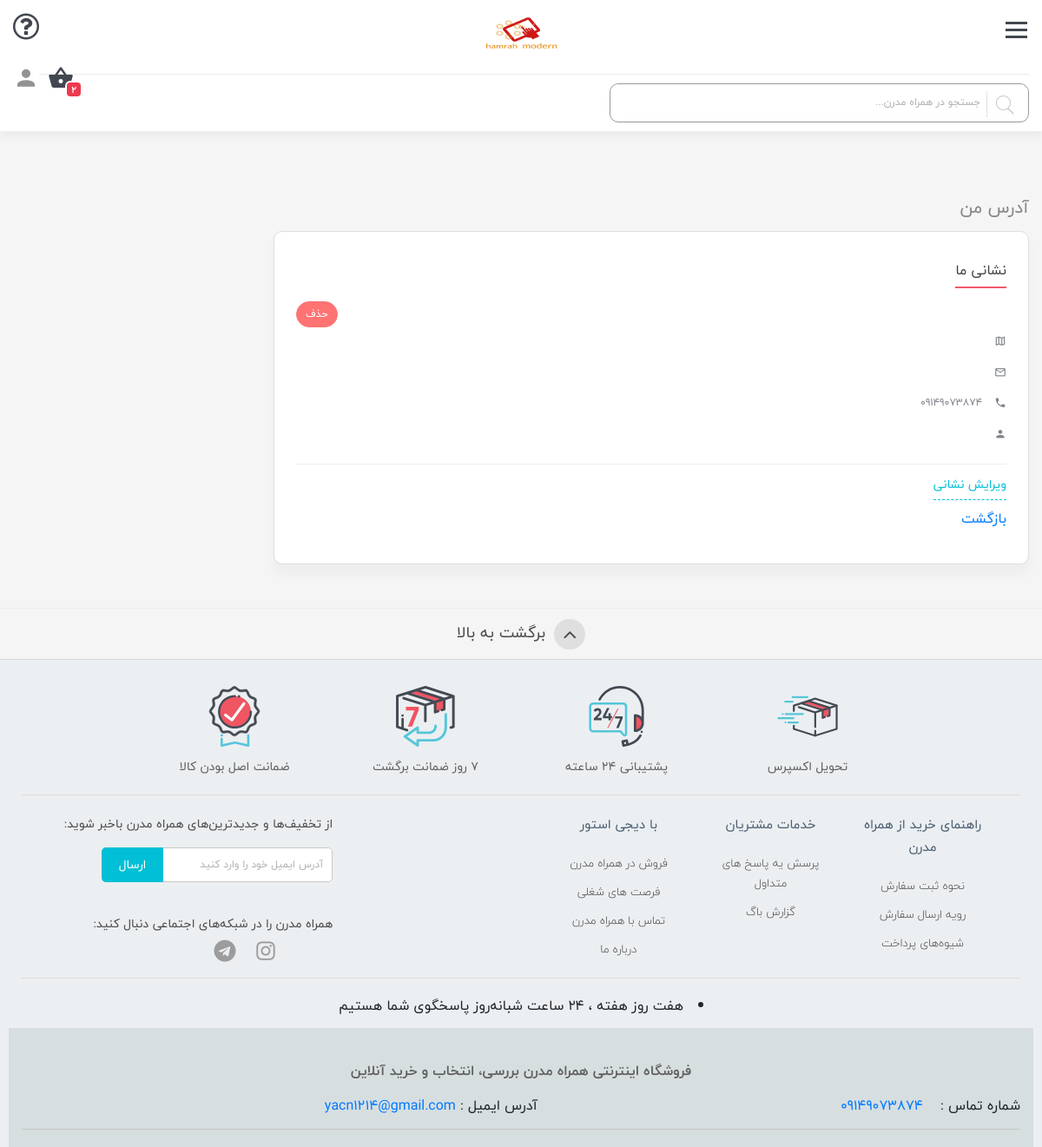
Page /editAddres (signed in) on the earlier database version.
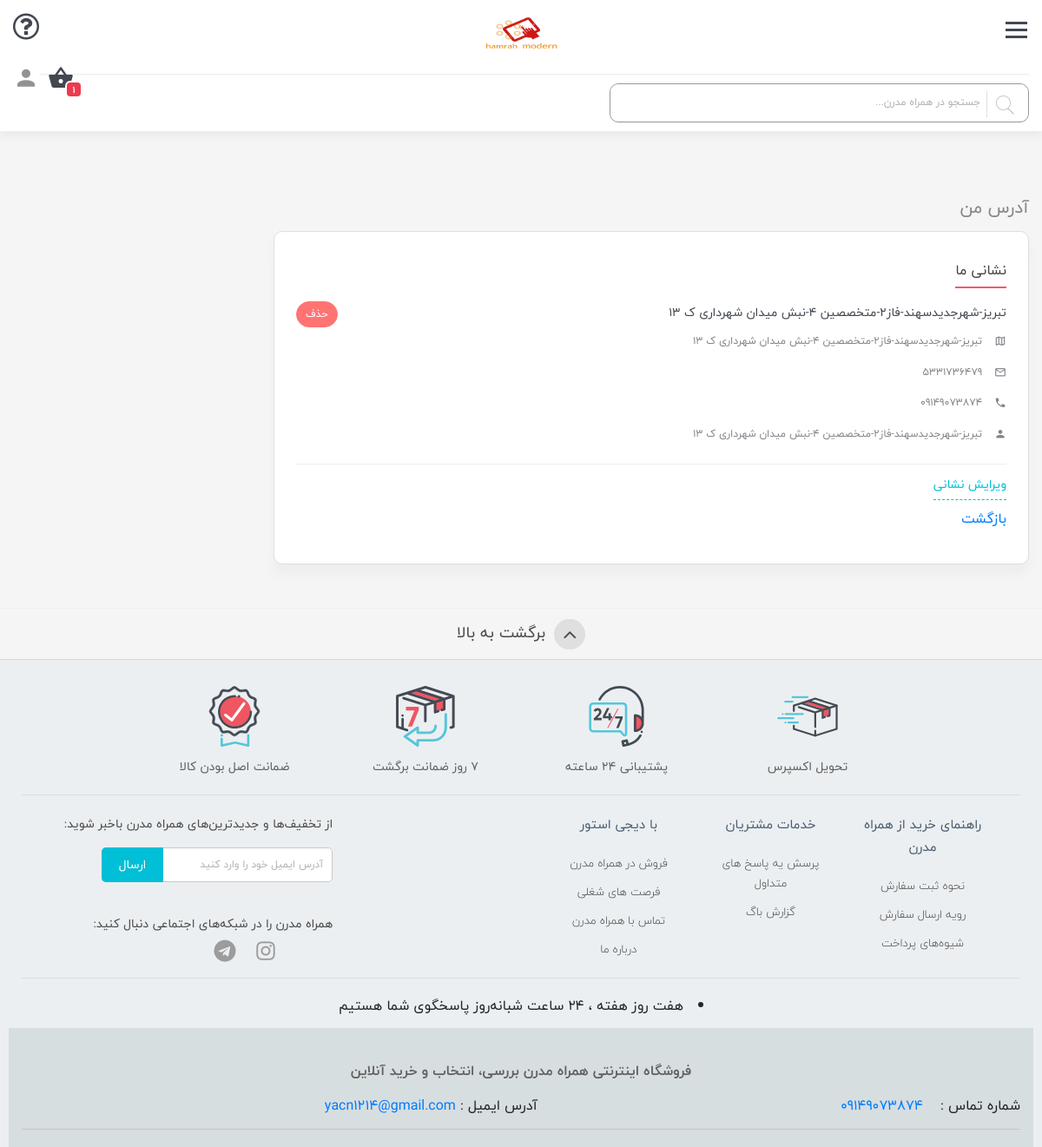
Same page on the later database version.
### Users/models.py (models this page shows, shortened)
class UserCustom(models.Model):
    user = models.ForeignKey(User, on_delete=models.CASCADE,null=True,blank=True)
    fulladdress = models.CharField(max_length=250,blank=True,null=True)
    phone = models.CharField(max_length=255,unique=True)
    code = models.CharField(max_length=255,blank=True,null=True)
    code_post = models.CharField(max_length=30,blank=True,null=True)

### details/views.py (the view)
# urls.py: path('editAddres',views.editAddres),
def editAddres(request):
    if request.method == "POST":
        UserCustom.objects.filter(user__id=request.user.id).update(code_post=request.POST['code_post'],fulladdress=request.POST['address'])
        User.objects.filter(id=request.user.id).update(first_name=request.POST['name'])
        return redirect('/editAddres')
    if request.user.is_authenticated:
        id_use = request.user.id
        name = request.user.username
        user = UserCustom.objects.get(user__id=id_use)
        sabad = models.sabad.objects.filter(id_user=id_use).count()
        product_all = models.Product.objects.all()
        ABrands = models.BrandMobile.objects.all()
        category = models.category.objects.all()
        saba = models.sabad.objects.all()
        return render(request, 'edit.html',{"user":user,"sabad":sabad,"saba":saba,"category":category,"allp":product_all,"id_use":id_use,"name":name,"Brands":ABrands})
    else:
        return redirect('/')

### main/models.py (called while the page is built)
    def __str__(self):
        return str(self.name)

    def __str__(self):
        return self.nameEn

    def __str__(self):
        return self.name

### main/templatetags/custom_tags.py (called while the page is built)
@register.simple_tag
def jam3(id_use, *args, **kwargs):
    a = 0
    saba = sabad.objects.filter(id_user = id_use)
    for dataSabad in saba:
        a += jam2(dataSabad.p2,dataSabad.T)
    return f"{a:,}"

@register.simple_tag
def jam2(p,t, *args, **kwargs):
    a = p.replace(",","")
    res = int(a) * int(t)
    return int(res)

@register.simple_tag
def res(id_use, *args, **kwargs):
    a = jamsabad.objects.filter(id_user=id_use)
    count = 0
    for mmd in a:
        count += mmd.jam
    if count:
        return f"{count:,}"
    else:
        return 0

### details/templates/edit.html (shortened to what this page needs)
{% extends 'base.html' %}
{% block content %}
{% load static %}
<div class="col-lg-9 col-md-8 col-xs-12 pull-right">
    <div class="d-block">
        <div class="profile-content">
            <div class="headline-profile">
                <span>آدرس من</span>
            </div>
            <div class="profile-stats">
                <div class="profile-address">
                    <div class="box-header">
                        <span class="box-title">نشانی ما</span>
                    </div>
                    <div class="profile-address-item">
                        <div class="profile-address-item-top">
                            <div class="profile-address-item-title">{{user.fulladdress}}</div>
                            <div class="ui-more">
                                <form method="post" action="delete_address/{{request.user.id}}">
                                <button class="btn-remove-address btn btn-danger" type="submit">حذف</button>
                                </form>
                            </div>
                        </div>
                        <div class="profile-address-content">
                            <ul class="profile-address-info">
                                <li>
                                    <div class="profile-address-info-item location">
                                        <i class="mdi mdi-map-outline"></i>
                                        {{user.fulladdress}}
                                    </div>
                                </li>
                                <li>
                                    <div class="profile-address-info-item location">
                                        <i class="mdi mdi-email-outline"></i>
                                        {{user.code_post}}
                                    </div>
                                </li>
                                <li>
                                    <div class="profile-address-info-item location">
                                        <i class="mdi mdi-phone"></i>
                                        {{user.phone}}
                                    </div>
                                </li>
                                <li>
                                    <div class="profile-address-info-item location">
                                        <i class="mdi mdi-account"></i>
                                        {{user.fulladdress}}
                                    </div>
                                </li>
                                <li class="location-link">
                                    <a href="#" class="edit-address-link"
                                    onclick="document.getElementById('modal').style.display='block'">ویرایش
                                    نشانی</a>
                                </li>
                            </ul>
                        </div>
                        <a href="/confirm">بازگشت</a>
                        </div>
                    </div>
                </div>
            </div>
        </div>
    </div>
{% endblock content %}

### main/templates/base.html (shortened to what this page needs)
{% load static %}
{% load custom_tags %}
<!DOCTYPE html>
<html lang="fa">
<head>
    <link rel="stylesheet" href="{% static 'css/font-awesome.min.css' %}">
    <link rel="stylesheet" href="{% static 'css/materialdesignicons.css' %}">
    <link rel="stylesheet" href="{% static 'css/materialdesignicons.css.map' %}">
    <link rel="stylesheet" href="{% static 'css/bootstrap.css' %}">
    <link rel="stylesheet" href="{% static 'css/owl.carousel.min.css' %}">
    <link rel="stylesheet" href="{% static 'css/style.css' %}">
</head>
<body>
    <header class="header-main-page">
        <div class="d-block">
            <div>
                <div class="col-lg-8 col-md-8 col-xs-12 pull-right">
                    <div class="header-right">
                        <div class="logo">
                            <a href="/"><img style="height: 70px;" src="{% static 'images/logo.png' %}" alt="logo"></a>
                        </div>
                        <div class="col-lg-8 col-md-12 col-xs-12 pull-right">
                            <div class="search-header search-box">
                                <form action="/search" method="post">
                                    <input type="text" name="search_cahr" class="header-search-input" name="searchBox" placeholder="جستجو در همراه مدرن...">
                                    <button class="btn-search" type="submit"><img src="{% static 'images/search.png' %}"
                                            alt="search"></button>
                                </form>
                            </div>
                        </div>
                    </div>
                </div>
                <div class="col-lg-4 col-md-4 col-xs-12 pull-left">
                    <div class="header-left">
                        <div class="responsive-header-left">
                            <div class="btn-login-responsive">
                                <span class="mdi mdi-account"></span>
                                <span class="cart-count">{{sabad}}</span>
                            </div>
                            <div class="mini-cart-header-responsive">
                                <span class="mdi mdi-basket"></span>
                                                {% load custom_tags %}
                            </div>
                            <button class="question-faq"><span class="fa fa-question-circle-o"></span></button>
                        </div>
                    </div>
                </div>
            </div>
        </div>
        <div class="nav-btn">
            <span class="linee1"></span>
            <span class="linee2"></span>
            <span class="linee3"></span>
        </div>
    </header>
{% block content %}
{% endblock %}
    <footer>
        <div class="footer-jump">
            <a href="#">
                <span class="footer-jump-angle"><i class="fa fa-angle-up"></i>برگشت به بالا</span>
            </a>
        </div>
        <div class="container">
            <div class="footer-inner-box">
                <a href="#" class="footer-badge">
                    <img src="{% static 'images/footer-svg/delivery.svg' %}" alt="badge">
                    <span class="item-feature">تحویل اکسپرس</span>
                </a>
                <a href="#" class="footer-badge">
                    <img src="{% static 'images/footer-svg/contact-us.svg' %}" alt="badge">
                    <span class="item-feature">پشتیبانی 24 ساعته</span>
                </a>
                <a href="#" class="footer-badge">
                    <img src="{% static 'images/footer-svg/return-policy.svg' %}" alt="badge">
                    <span class="item-feature">7 روز ضمانت برگشت</span>
                </a>
                <a href="#" class="footer-badge">
                    <img src="{% static 'images/footer-svg/origin-guarantee.svg' %}" alt="badge">
                    <span class="item-feature">ضمانت اصل بودن کالا</span>
                </a>
            </div>
        </div>
        <div class="col-12">
            <div class="middle-bar-footer">
                <div class="col-lg-6 col-xs-12 pull-right">
                    <div class="footer-links">
                        <div class="links-col col-4">
                            <a href="#" class="head-line">راهنمای خرید از همراه مدرن</a>
                            <ul class="links-ul">
                                <li><a href="/help">نحوه ثبت سفارش</a></li>
                                <li><a href="/help">رویه ارسال سفارش</a></li>
                                <li><a href="/help">شیوه‌های پرداخت</a></li>
                            </ul>
                        </div>
                        <div class="links-col col-4">
                            <a href="#" class="head-line">خدمات مشتریان</a>
                            <ul class="links-ul">
                                <li><a href="/help">پرسش یه پاسخ های متداول</a></li>
                                <li><a href="https://t.me/yacn_1414">گزارش باگ</a></li>
                            </ul>
                        </div>
                        <div class="links-col col-4">
                            <a href="#" class="head-line">با دیجی استور</a>
                            <ul class="links-ul">
                                <li><a href="/seller">فروش در همراه مدرن</a></li>
                                <li><a href="/seller">فرصت های شغلی</a></li>
                                <li><a href="/contact">تماس با همراه مدرن</a></li>
                                <li><a href="#">درباره ما </a></li>
                            </ul>
                        </div>
                    </div>
                </div>
                <div class="col-lg-4 col-xs-12 pull-left">
                    <div class="footer-form">
                        <span class="newslitter-form">از تخفیف‌ها و جدیدترین‌های همراه مدرن باخبر
                            شوید:
                        </span>
                        <form action="/account#email" method="post">
                            <input type="text" class="input-footer" placeholder="آدرس ایمیل خود را وارد کنید">
                           <button class="btn-footer-post">ارسال</button>
                        </form>
                    </div>
                    <div class="footer-social">
                        <span class="newslitter-form-social">همراه مدرن را در شبکه‌های اجتماعی دنبال کنید:</span>
                        <div class="social-links" style="margin: auto;">
                            <a href="https://instagram.com/hamrah_modern"><i class="fa fa-instagram"></i></a>
                            <a href="https://t.me/hamrah_modern"><i class="fa fa-telegram"></i></a>
                        </div>
                    </div>
                </div>
            </div>
        </div>
        <div class="col-12">
            <div class="footer-address" >
                <li>هفت روز هفته ، ۲۴ ساعت شبانه‌روز پاسخگوی شما هستیم</li>
            </div>
        </div>
        <div class="more-info">
            <div class="col-12">
                <div class="about-site">
                    <h1>فروشگاه اینترنتی همراه مدرن بررسی، انتخاب و خرید آنلاین</h1>
                    <div class="footer-contact ">
                        <ul>
                            <li style="float:right">شماره تماس : <a href="#" class="phone-contact">
                                &nbsp;&nbsp;&nbsp;09149073874
                                    </a></li>
                            <li class="email-title">آدرس ایمیل : <a href="#">yacn1214@gmail.com</a></li>
                        </ul>
                    </div>
                </div>
            </div>
        </div>
    </footer>
</body>
</html>

Differences in the rows shown:
changed UserCustom: fulladdress (not shown) → "تبریز-شهرجدیدسهند-فاز2-متخصصین 4-نبش میدان شهرداری ک 13"; code_post (not shown) → "5331736479"
Other differences:
{{ sabad }}: "2" → "1"
